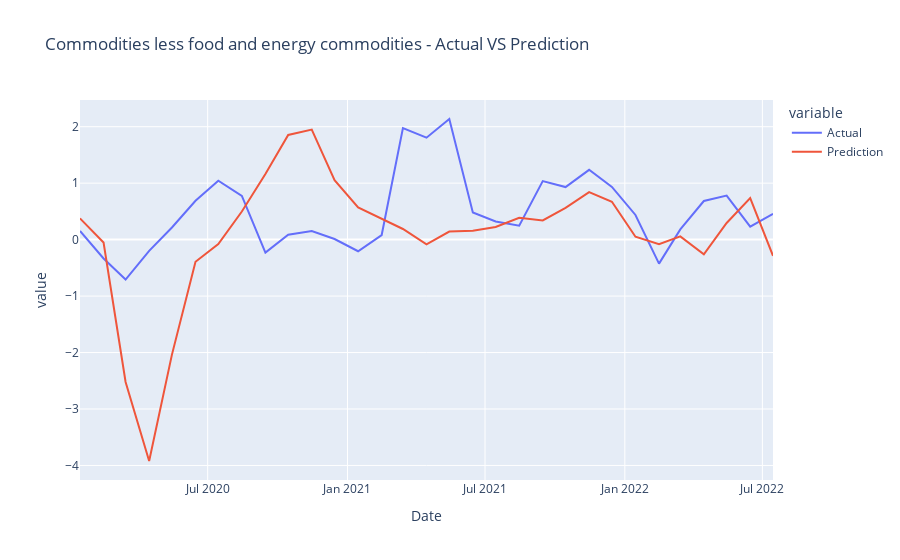
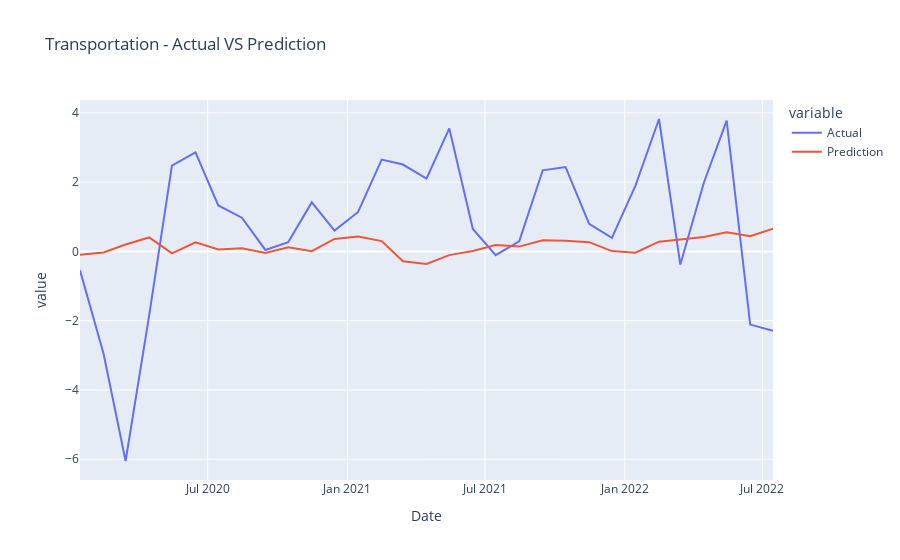
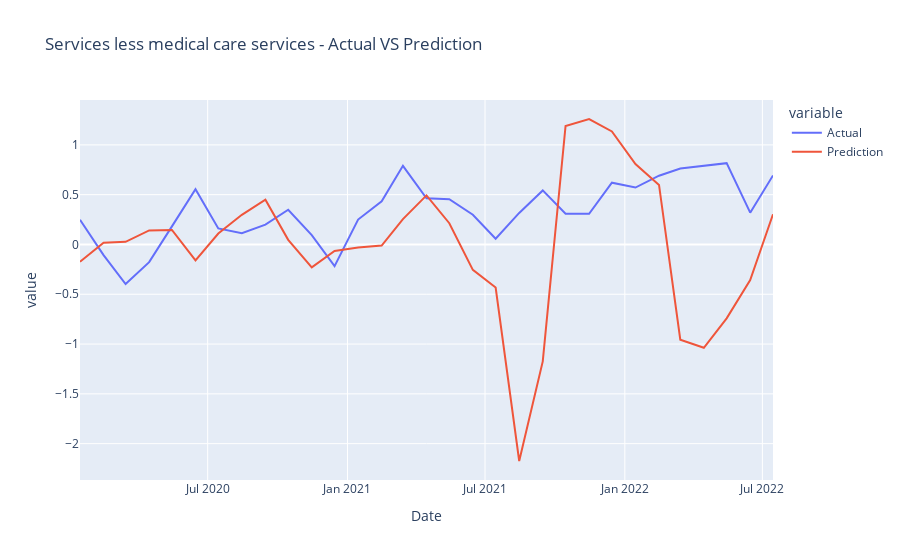
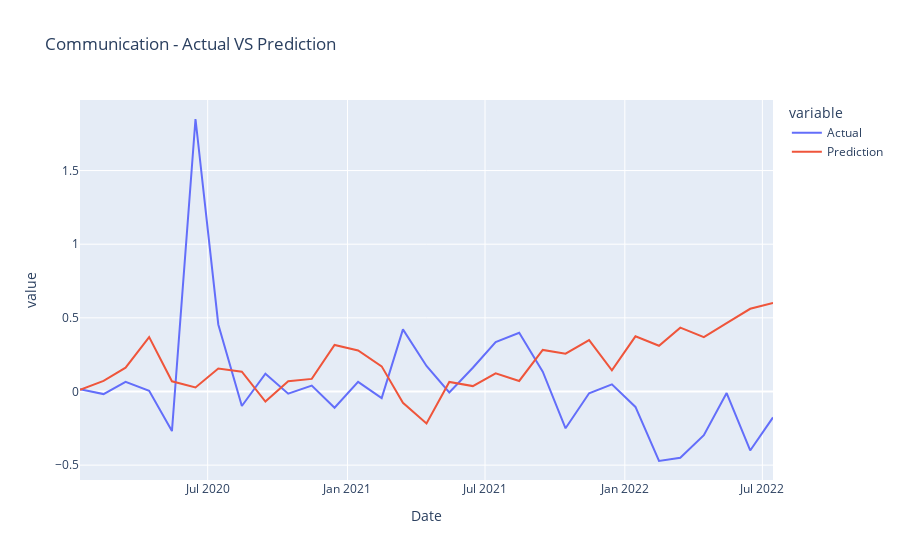

These figures' notebook cell, in order:
### Code cell
def plot_results(all_data, categories):
    category_samples = random.sample(categories, 10)+['All items']
    for category in category_samples:
        category_df = all_data[all_data['Category'] == category]
        fig = px.line(category_df, x="Date", y=["Actual", "Prediction"], title=f'{category} - Actual VS Prediction')
        fig.show()

plot_results(all_data, data_Categories)

### Figure 1 — Plotly figure (JSON) as saved in the notebook; plotly's stock layout.template omitted (floating-point values rounded to 4 significant figures)
{"data": [{"hovertemplate": "variable=Actual<br>Date=%{x}<br>value=%{y}<extra></extra>", "legendgroup": "Actual", "line": {"color": "#636efa", "dash": "solid"}, "marker": {"symbol": "circle"}, "mode": "lines", "name": "Actual", "orientation": "v", "showlegend": true, "type": "scatter", "x": ["2020-01-15", "2020-02-15", "2020-03-15", "2020-04-15", "2020-05-15", "2020-06-15", "2020-07-15", "2020-08-15", "2020-09-15", "2020-10-15", "2020-11-15", "2020-12-15", "2021-01-15", "2021-02-15", "2021-03-15", "2021-04-15", "2021-05-15", "2021-06-15", "2021-07-15", "2021-08-15", "2021-09-15", "2021-10-15", "2021-11-15", "2021-12-15", "2022-01-15", "2022-02-15", "2022-03-15", "2022-04-15", "2022-05-15", "2022-06-15", "2022-07-15"], "xaxis": "x", "y": [0.1546, -0.3345, -0.7067, -0.199, 0.2144, 0.6872, 1.044, 0.7758, -0.2303, 0.08687, 0.1517, 0.01092, -0.2057, 0.08068, 1.975, 1.806, 2.136, 0.48, 0.3213, 0.2476, 1.037, 0.9306, 1.236, 0.934, 0.437, -0.4253, 0.1815, 0.6838, 0.7802, 0.2295, 0.4575], "yaxis": "y"}, {"hovertemplate": "variable=Prediction<br>Date=%{x}<br>value=%{y}<extra></extra>", "legendgroup": "Prediction", "line": {"color": "#EF553B", "dash": "solid"}, "marker": {"symbol": "circle"}, "mode": "lines", "name": "Prediction", "orientation": "v", "showlegend": true, "type": "scatter", "x": ["2020-01-15", "2020-02-15", "2020-03-15", "2020-04-15", "2020-05-15", "2020-06-15", "2020-07-15", "2020-08-15", "2020-09-15", "2020-10-15", "2020-11-15", "2020-12-15", "2021-01-15", "2021-02-15", "2021-03-15", "2021-04-15", "2021-05-15", "2021-06-15", "2021-07-15", "2021-08-15", "2021-09-15", "2021-10-15", "2021-11-15", "2021-12-15", "2022-01-15", "2022-02-15", "2022-03-15", "2022-04-15", "2022-05-15", "2022-06-15", "2022-07-15"], "xaxis": "x", "y": [0.3763, -0.05273, -2.522, -3.921, -2.037, -0.3913, -0.07954, 0.4972, 1.162, 1.854, 1.949, 1.054, 0.571, 0.371, 0.1882, -0.0853, 0.1421, 0.157, 0.2248, 0.3878, 0.3408, 0.5614, 0.8416, 0.6709, 0.05087, -0.08253, 0.05658, -0.2592, 0.2951, 0.7341, -0.2868], "yaxis": "y"}], "layout": {"legend": {"title": {"text": "variable"}, "tracegroupgap": 0}, "title": {"text": "Commodities less food and energy commodities - Actual VS Prediction"}, "xaxis": {"anchor": "y", "domain": [0, 1], "title": {"text": "Date"}}, "yaxis": {"anchor": "x", "domain": [0, 1], "title": {"text": "value"}}}}

### Figure 2 — Plotly figure (JSON) as saved in the notebook; plotly's stock layout.template omitted (floating-point values rounded to 4 significant figures)
{"data": [{"hovertemplate": "variable=Actual<br>Date=%{x}<br>value=%{y}<extra></extra>", "legendgroup": "Actual", "line": {"color": "#636efa", "dash": "solid"}, "marker": {"symbol": "circle"}, "mode": "lines", "name": "Actual", "orientation": "v", "showlegend": true, "type": "scatter", "x": ["2020-01-15", "2020-02-15", "2020-03-15", "2020-04-15", "2020-05-15", "2020-06-15", "2020-07-15", "2020-08-15", "2020-09-15", "2020-10-15", "2020-11-15", "2020-12-15", "2021-01-15", "2021-02-15", "2021-03-15", "2021-04-15", "2021-05-15", "2021-06-15", "2021-07-15", "2021-08-15", "2021-09-15", "2021-10-15", "2021-11-15", "2021-12-15", "2022-01-15", "2022-02-15", "2022-03-15", "2022-04-15", "2022-05-15", "2022-06-15", "2022-07-15"], "xaxis": "x", "y": [-0.5442, -2.956, -6.052, -1.854, 2.479, 2.857, 1.325, 0.9732, 0.04127, 0.2634, 1.416, 0.6029, 1.139, 2.649, 2.508, 2.102, 3.551, 0.6476, -0.108, 0.2877, 2.341, 2.435, 0.7928, 0.3901, 1.9, 3.822, -0.38, 1.981, 3.773, -2.113, -2.295], "yaxis": "y"}, {"hovertemplate": "variable=Prediction<br>Date=%{x}<br>value=%{y}<extra></extra>", "legendgroup": "Prediction", "line": {"color": "#EF553B", "dash": "solid"}, "marker": {"symbol": "circle"}, "mode": "lines", "name": "Prediction", "orientation": "v", "showlegend": true, "type": "scatter", "x": ["2020-01-15", "2020-02-15", "2020-03-15", "2020-04-15", "2020-05-15", "2020-06-15", "2020-07-15", "2020-08-15", "2020-09-15", "2020-10-15", "2020-11-15", "2020-12-15", "2021-01-15", "2021-02-15", "2021-03-15", "2021-04-15", "2021-05-15", "2021-06-15", "2021-07-15", "2021-08-15", "2021-09-15", "2021-10-15", "2021-11-15", "2021-12-15", "2022-01-15", "2022-02-15", "2022-03-15", "2022-04-15", "2022-05-15", "2022-06-15", "2022-07-15"], "xaxis": "x", "y": [-0.0977, -0.02975, 0.2, 0.4024, -0.05841, 0.261, 0.05301, 0.09108, -0.04384, 0.1206, 0.007974, 0.3595, 0.428, 0.2982, -0.2827, -0.3603, -0.1078, 0.008951, 0.1815, 0.1385, 0.32, 0.3054, 0.266, 0.009723, -0.0367, 0.2814, 0.3465, 0.4179, 0.5526, 0.4408, 0.6565], "yaxis": "y"}], "layout": {"legend": {"title": {"text": "variable"}, "tracegroupgap": 0}, "title": {"text": "Transportation - Actual VS Prediction"}, "xaxis": {"anchor": "y", "domain": [0, 1], "title": {"text": "Date"}}, "yaxis": {"anchor": "x", "domain": [0, 1], "title": {"text": "value"}}}}

### Figure 3 — Plotly figure (JSON) as saved in the notebook; plotly's stock layout.template omitted (floating-point values rounded to 4 significant figures)
{"data": [{"hovertemplate": "variable=Actual<br>Date=%{x}<br>value=%{y}<extra></extra>", "legendgroup": "Actual", "line": {"color": "#636efa", "dash": "solid"}, "marker": {"symbol": "circle"}, "mode": "lines", "name": "Actual", "orientation": "v", "showlegend": true, "type": "scatter", "x": ["2020-01-15", "2020-02-15", "2020-03-15", "2020-04-15", "2020-05-15", "2020-06-15", "2020-07-15", "2020-08-15", "2020-09-15", "2020-10-15", "2020-11-15", "2020-12-15", "2021-01-15", "2021-02-15", "2021-03-15", "2021-04-15", "2021-05-15", "2021-06-15", "2021-07-15", "2021-08-15", "2021-09-15", "2021-10-15", "2021-11-15", "2021-12-15", "2022-01-15", "2022-02-15", "2022-03-15", "2022-04-15", "2022-05-15", "2022-06-15", "2022-07-15"], "xaxis": "x", "y": [0.2482, -0.1073, -0.397, -0.1773, 0.1818, 0.5555, 0.1611, 0.113, 0.1993, 0.3485, 0.09332, -0.2174, 0.2504, 0.4344, 0.7898, 0.4629, 0.4552, 0.2983, 0.05809, 0.3166, 0.5428, 0.3096, 0.3078, 0.6202, 0.5715, 0.6907, 0.7627, 0.7876, 0.8163, 0.3195, 0.6932], "yaxis": "y"}, {"hovertemplate": "variable=Prediction<br>Date=%{x}<br>value=%{y}<extra></extra>", "legendgroup": "Prediction", "line": {"color": "#EF553B", "dash": "solid"}, "marker": {"symbol": "circle"}, "mode": "lines", "name": "Prediction", "orientation": "v", "showlegend": true, "type": "scatter", "x": ["2020-01-15", "2020-02-15", "2020-03-15", "2020-04-15", "2020-05-15", "2020-06-15", "2020-07-15", "2020-08-15", "2020-09-15", "2020-10-15", "2020-11-15", "2020-12-15", "2021-01-15", "2021-02-15", "2021-03-15", "2021-04-15", "2021-05-15", "2021-06-15", "2021-07-15", "2021-08-15", "2021-09-15", "2021-10-15", "2021-11-15", "2021-12-15", "2022-01-15", "2022-02-15", "2022-03-15", "2022-04-15", "2022-05-15", "2022-06-15", "2022-07-15"], "xaxis": "x", "y": [-0.173, 0.01759, 0.02631, 0.1414, 0.1457, -0.1605, 0.1103, 0.2978, 0.4496, 0.04681, -0.2294, -0.0646, -0.03113, -0.0114, 0.2541, 0.4928, 0.2136, -0.255, -0.4326, -2.174, -1.174, 1.19, 1.26, 1.135, 0.8075, 0.5976, -0.9566, -1.038, -0.7417, -0.3572, 0.3035], "yaxis": "y"}], "layout": {"legend": {"title": {"text": "variable"}, "tracegroupgap": 0}, "title": {"text": "Services less medical care services - Actual VS Prediction"}, "xaxis": {"anchor": "y", "domain": [0, 1], "title": {"text": "Date"}}, "yaxis": {"anchor": "x", "domain": [0, 1], "title": {"text": "value"}}}}

### Figure 4 — Plotly figure (JSON) as saved in the notebook; plotly's stock layout.template omitted (floating-point values rounded to 4 significant figures)
{"data": [{"hovertemplate": "variable=Actual<br>Date=%{x}<br>value=%{y}<extra></extra>", "legendgroup": "Actual", "line": {"color": "#636efa", "dash": "solid"}, "marker": {"symbol": "circle"}, "mode": "lines", "name": "Actual", "orientation": "v", "showlegend": true, "type": "scatter", "x": ["2020-01-15", "2020-02-15", "2020-03-15", "2020-04-15", "2020-05-15", "2020-06-15", "2020-07-15", "2020-08-15", "2020-09-15", "2020-10-15", "2020-11-15", "2020-12-15", "2021-01-15", "2021-02-15", "2021-03-15", "2021-04-15", "2021-05-15", "2021-06-15", "2021-07-15", "2021-08-15", "2021-09-15", "2021-10-15", "2021-11-15", "2021-12-15", "2022-01-15", "2022-02-15", "2022-03-15", "2022-04-15", "2022-05-15", "2022-06-15", "2022-07-15"], "xaxis": "x", "y": [0.01492, -0.01763, 0.06508, 0.005421, -0.2687, 1.85, 0.4552, -0.09831, 0.1209, -0.0146, 0.03983, -0.1102, 0.06509, -0.04516, 0.4216, 0.1731, -0.006603, 0.161, 0.3357, 0.3987, 0.1347, -0.25, -0.01179, 0.04848, -0.1048, -0.4719, -0.4503, -0.2969, -0.01062, -0.4004, -0.1761], "yaxis": "y"}, {"hovertemplate": "variable=Prediction<br>Date=%{x}<br>value=%{y}<extra></extra>", "legendgroup": "Prediction", "line": {"color": "#EF553B", "dash": "solid"}, "marker": {"symbol": "circle"}, "mode": "lines", "name": "Prediction", "orientation": "v", "showlegend": true, "type": "scatter", "x": ["2020-01-15", "2020-02-15", "2020-03-15", "2020-04-15", "2020-05-15", "2020-06-15", "2020-07-15", "2020-08-15", "2020-09-15", "2020-10-15", "2020-11-15", "2020-12-15", "2021-01-15", "2021-02-15", "2021-03-15", "2021-04-15", "2021-05-15", "2021-06-15", "2021-07-15", "2021-08-15", "2021-09-15", "2021-10-15", "2021-11-15", "2021-12-15", "2022-01-15", "2022-02-15", "2022-03-15", "2022-04-15", "2022-05-15", "2022-06-15", "2022-07-15"], "xaxis": "x", "y": [0.01151, 0.07244, 0.1615, 0.3693, 0.06922, 0.027, 0.1565, 0.1347, -0.06854, 0.06978, 0.08532, 0.3157, 0.2781, 0.1706, -0.07685, -0.217, 0.06485, 0.03663, 0.1231, 0.07142, 0.2824, 0.2564, 0.3487, 0.1443, 0.3746, 0.3104, 0.4334, 0.3685, 0.4635, 0.5614, 0.6018], "yaxis": "y"}], "layout": {"legend": {"title": {"text": "variable"}, "tracegroupgap": 0}, "title": {"text": "Communication - Actual VS Prediction"}, "xaxis": {"anchor": "y", "domain": [0, 1], "title": {"text": "Date"}}, "yaxis": {"anchor": "x", "domain": [0, 1], "title": {"text": "value"}}}}
